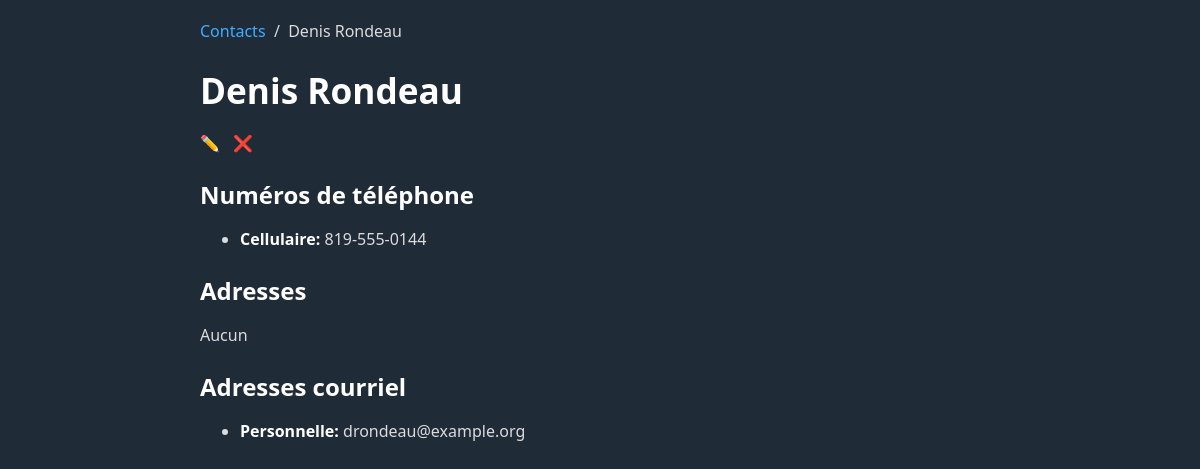
/exemple1/index.php?page=afficher&id=6, run on the app's committed database.
### tables this page shows
CREATE TABLE numeros_tel (
	id INTEGER PRIMARY KEY AUTO_INCREMENT,
	contact_id INTEGER,
	type_numero_tel CHAR(3) NOT NULL,
	numero_tel VARCHAR(32) NOT NULL,
	
	CONSTRAINT fk_numeros_tel_contact_id FOREIGN KEY (contact_id) REFERENCES contacts(id) ON DELETE CASCADE,
	CONSTRAINT fk_numeros_tel_type_numero_tell FOREIGN KEY (type_numero_tel) REFERENCES types_numero_tel(code)
);

CREATE TABLE types_numero_tel (
	code CHAR(3) PRIMARY KEY,
	description VARCHAR(32) NOT NULL
);

CREATE TABLE courriels (
	id INTEGER PRIMARY KEY AUTO_INCREMENT,
	contact_id INTEGER,
	type_courriel CHAR(3) NOT NULL,
	courriel VARCHAR(255) NOT NULL,
	
	CONSTRAINT fk_courriels_contact_id FOREIGN KEY (contact_id) REFERENCES contacts(id) ON DELETE CASCADE,
	CONSTRAINT fk_courriels_type_courriel FOREIGN KEY (type_courriel) REFERENCES types_courriel(code)
);

CREATE TABLE types_courriel (
	code CHAR(3) PRIMARY KEY,
	description VARCHAR(32) NOT NULL
);

### exemple1/pages/afficher.php (the view, shortened to what this page needs)
<?php
if (!$contact) {
    include('404.php');
} else {
    function body($bd, $contact)
    {
    ?>
        <nav>
            <a href="?page=liste">Contacts</a>
            &nbsp;/&nbsp;
            <?= $contact['nom_complet'] ?>
        </nav>
        <h1><?= $contact['nom_complet'] ?></h1>
        <p>
            <a href="?page=modifier&id=<?= $contact['id'] ?>">
                ✏️
            </a>
            <a
                onclick="return confirm('Voulez-vous vraiment supprimer le contact « <?= $contact['nom'] . ', ' . $contact['prenom'] ?> » ?')"
                href="?page=supprimer&id=<?= $contact['id'] ?>">
                ❌
            </a>
        </p>
        <main>
            <h2>Numéros de téléphone</h2>
            <?php
            $requete = $bd->prepare('SELECT numero_tel, types_numero_tel.description FROM numeros_tel JOIN types_numero_tel ON types_numero_tel.code = numeros_tel.type_numero_tel WHERE contact_id = ?');
            $requete->execute(array($contact['id']));
            if ($requete->rowCount() > 0) {
                echo '<ul>';
                foreach ($requete as $donneesNumeroTel) {
                    echo '<li><strong>'
                        . $donneesNumeroTel['description']
                        . ': </strong>'
                        . $donneesNumeroTel['numero_tel']
                        . '</li>';
                }
                echo '</ul>';
            } else {
                echo '<p>Aucun</p>';
            }
            ?>
            <h2>Adresses</h2>
            <?php
            $requete = $bd->prepare('SELECT adresse, types_adresse.description FROM adresses JOIN types_adresse ON types_adresse.code = adresses.type_adresse WHERE contact_id = ?');
            $requete->execute(array($contact['id']));
            if ($requete->rowCount() > 0) {
                echo '<ul>';
                foreach ($requete as $donneesNumeroTel) {
                    echo '<li><strong>'
                        . $donneesNumeroTel['description']
                        . ': </strong>'
                        . $donneesNumeroTel['adresse']
                        . '</li>';
                }
                echo '</ul>';
            } else {
                echo '<p>Aucun</p>';
            }
            ?>
            <h2>Adresses courriel</h2>
            <?php
            $requete = $bd->prepare('SELECT courriel, types_courriel.description FROM courriels JOIN types_courriel ON types_courriel.code = courriels.type_courriel WHERE contact_id = ?');
            $requete->execute(array($contact['id']));
            if ($requete->rowCount() > 0) {
                echo '<ul>';
                foreach ($requete as $donneesNumeroTel) {
                    echo '<li><strong>'
                        . $donneesNumeroTel['description']
                        . ': </strong>'
                        . $donneesNumeroTel['courriel']
                        . '</li>';
                }
                echo '</ul>';
            } else {
                echo '<p>Aucune</p>';
            }
            ?>
        </main>
    <?php
    }
}

### exemple1/water.css (style rules this page uses)
:root { --background-body: #202b38; --background: #161f27; --background-alt: #1a242f; --selection: #1c76c5; --text-main: #dbdbdb; --text-bright: #fff; --text-muted: #a9b1ba; --links: #41adff; --focus: #0096bfab; --border: #526980; --code: #ffbe85; --animation-duration: 0.1s; --button-base: #0c151c; --button-hover: #040a0f; --scrollbar-thumb: var(--button-hover); --scrollbar-thumb-hover: rgb(0, 0, 0); --form-placeholder: #a9a9a9; --form-text: #fff; --variable: #d941e2; --highlight: #efdb43; }
html { scrollbar-color: #040a0f #202b38; scrollbar-color: var(--scrollbar-thumb) var(--background-body); scrollbar-width: thin; }
body { font-family: system-ui, -apple-system, BlinkMacSystemFont, 'Segoe UI', 'Roboto', 'Oxygen', 'Ubuntu', 'Cantarell', 'Fira Sans', 'Droid Sans', 'Helvetica Neue', 'Segoe UI Emoji', 'Apple Color Emoji', 'Noto Color Emoji', sans-serif; line-height: 1.4; max-width: 800px; margin: 20px auto; padding: 0 10px; word-wrap: break-word; color: #dbdbdb; color: var(--text-main); background: #202b38; background: var(--background-body); text-rendering: optimizeLegibility; }
h1 { font-size: 2.2em; margin-top: 0; }
h1, h2, h3, h4, h5, h6 { margin-bottom: 12px; margin-top: 24px; }
h1 { color: #fff; color: var(--text-bright); }
h2 { color: #fff; color: var(--text-bright); }
strong { color: #fff; color: var(--text-bright); }
h1, h2, h3, h4, h5, h6, b, strong, th { font-weight: 600; }
::placeholder { color: #a9a9a9; color: var(--form-placeholder); }
a { text-decoration: none; color: #41adff; color: var(--links); }

### data on the page
numeros_tel: type_numero_tel.description "Cellulaire", numero_tel "819-555-0144"
courriels: type_courriel.description "Personnelle", courriel "drondeau@example.org"

### other printed values
$contact['nom_complet'] "Denis Rondeau"
